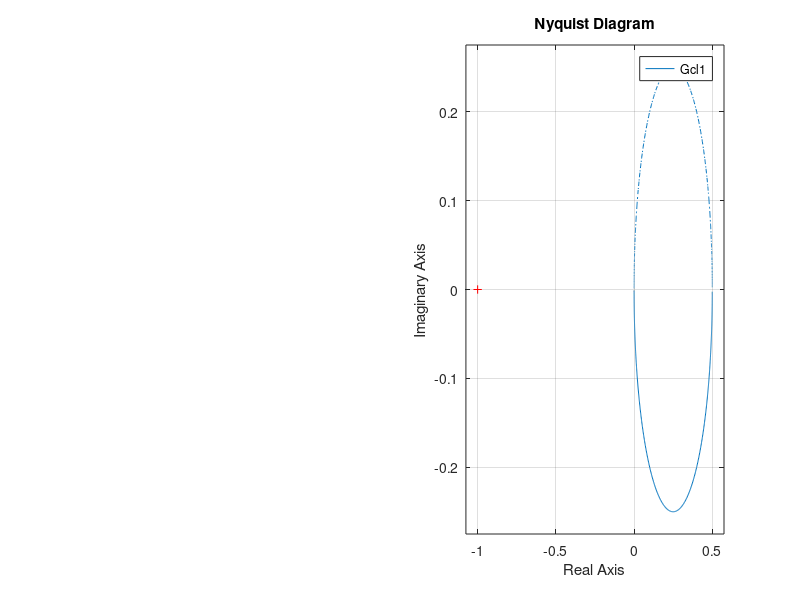

MATLAB code for this plot:
num=1000*[10 1];
den=conv([100 1],[0.1 1]);
G=tf(num,den)

dcgain(G)
[z,p,k]=zpkdata(G,'v')

%SISTEMA PIU VELOCE, STABILE

sys1=tf(1,[10 1])
%p=roots([10 1])


%SISTEMA PIU LENTO
sys2=tf(1,[100 1])

%SISTEMA INSTABILE 

%ANELLO APERTO
sys3=tf(1,[1 1])

figure(1)
    subplot(1,2,1)
    bode(sys3)
    subplot(1,2,2)
    nyquist(sys3)

p=roots([10 1])

 %ANELLO CHIUSO
Gcl1=sys3/(1+sys3)
    %osservazioni
    P=0
    N=0
    Z=P-N %0





nyquist(Gcl1)
%instabile= fa un giro attorno (-1,0)
% in senso orario


%pzmap(G)
